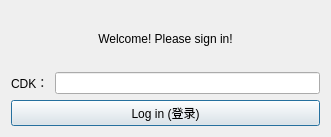
<?xml version="1.0" encoding="UTF-8"?>
<ui version="4.0">
 <class>AuthDialog</class>
 <widget class="QDialog" name="AuthDialog">
  <property name="geometry">
   <rect>
    <x>0</x>
    <y>0</y>
    <width>331</width>
    <height>137</height>
   </rect>
  </property>
  <property name="windowTitle">
   <string>卡密认证</string>
  </property>
  <layout class="QVBoxLayout" name="verticalLayout">
   <item>
    <widget class="QLabel" name="titleLabel">
     <property name="text">
      <string>Welcome! Please sign in!</string>
     </property>
     <property name="alignment">
      <set>Qt::AlignmentFlag::AlignCenter</set>
     </property>
    </widget>
   </item>
   <item>
    <layout class="QHBoxLayout" name="horizontalLayout">
     <item>
      <widget class="QLabel" name="label">
       <property name="text">
        <string>CDK：</string>
       </property>
      </widget>
     </item>
     <item>
      <widget class="QLineEdit" name="cdkEdit"/>
     </item>
    </layout>
   </item>
   <item>
    <widget class="QPushButton" name="validateButton">
     <property name="text">
      <string>Log in (登录)</string>
     </property>
    </widget>
   </item>
  </layout>
 </widget>
 <resources/>
 <connections/>
</ui>
